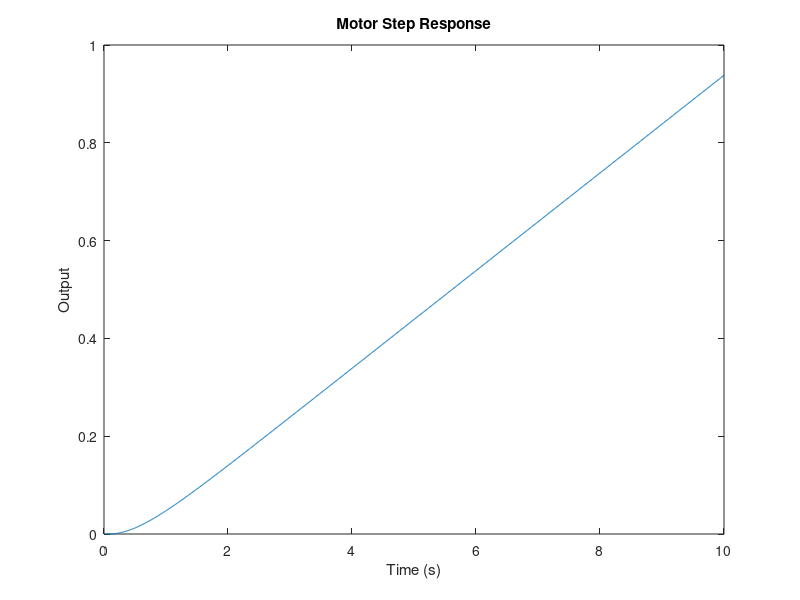

Here is the MATLAB script that generated this plot:
% Verilen transfer fonksiyonu
numerator = [0.01, 1];
denominator = [0.0005, 0.016, 0.63001, 6.2002, 10.01, 0];
P_motor = tf(numerator, denominator);

% Transfer fonksiyonunu durum-uzayı formuna dönüştür
[A, B, C, D] = tf2ss(numerator, denominator);

% Oluşturulan durum-uzayı modelini göster
disp('State-space representation:');
disp('A:');
disp(A);
disp('B:');
disp(B);
disp('C:');
disp(C);
disp('D:');
disp(D);

t = 0:0.01:10; % Zaman aralığı
u = ones(size(t)); % Birim basamak sinyali

% State-space modeli için simülasyon yapalım
[y, t] = lsim(ss(A, B, C, D), u, t);

% Sonucu görselleştirelim
plot(t, y);
title('Motor Step Response');
xlabel('Time (s)');
ylabel('Output');